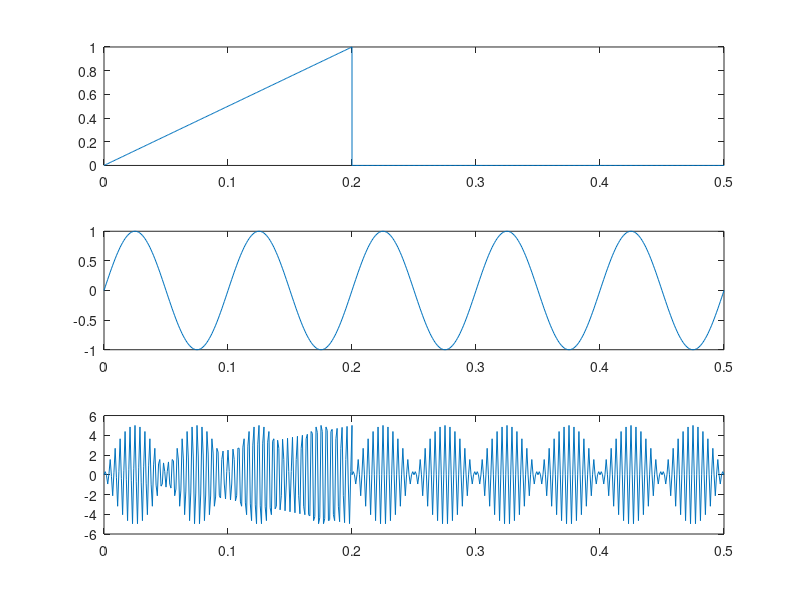
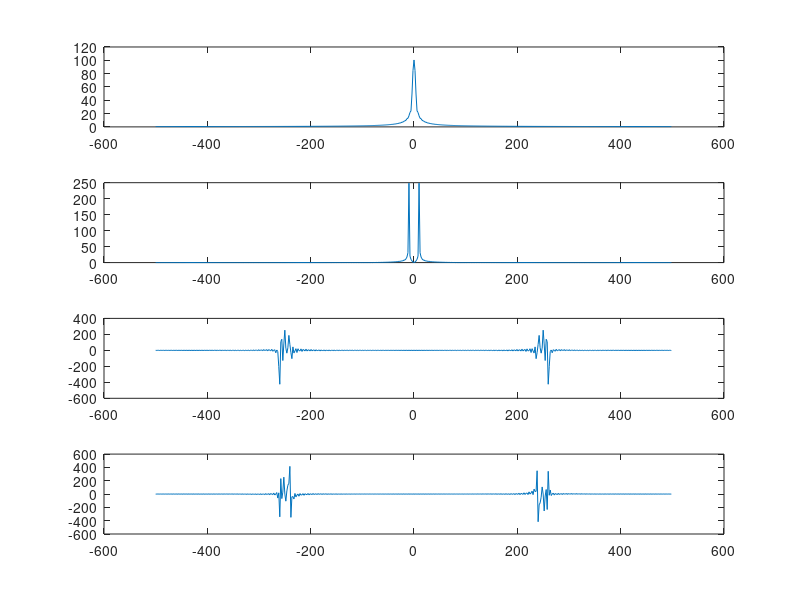
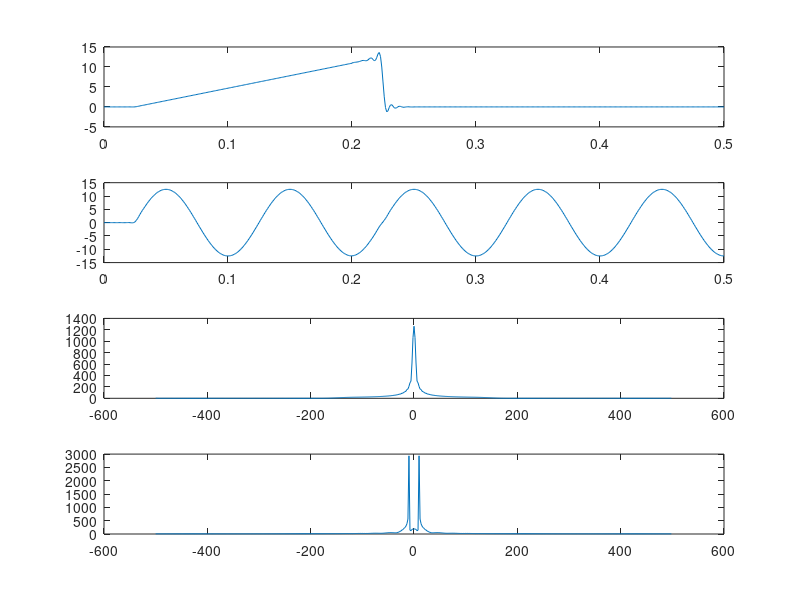

Recreate these plots in MATLAB, in order.
%Given values
Ts = 0.001;
t1 = 0:Ts:0.2;
t2 = 0.2:Ts:0.5;
t = [t1 t2];
Ac = 5;
fc = 250;
lt = length(t);
lt = 2^ceil(log2(lt));
f = ((-lt/2):(lt/2)-1)/(lt*Ts);

%Modulation
m1 = [5*t1 zeros(1,length(t2))];
m2 = sin(20*pi*t);

s = m1.*(Ac*cos(2*pi*fc*t)) + m2.*(Ac*sin(2*pi*fc*t));

M1 = fft(m1,lt);
M1 = fftshift(M1);
M2 = fft(m2,lt);
M2 = fftshift(M2);
S = fft(s,lt);
S = fftshift(S);

%Demodulation
Nlpf = 50;%length of fir filter
B = 150;
h = fir1(Nlpf, 2*B*Ts);

v1 = s.*(Ac*cos(2*pi*fc*t));
v2 = s.*(Ac*sin(2*pi*fc*t));
%V1 = fftshift(fft(v1,lt));
%V2 = fftshift(fft(v2,lt));
md1 = filter(h,1,v1);%m - demodulated - 1
md2 = filter(h,1,v2);%m - demodulated - 2
MD1 = fftshift(fft(md1,lt));
MD2 = fftshift(fft(md2,lt));


%plots
figure;
subplot(311);
plot(t,m1);
subplot(312);
plot(t,m2);
subplot(313);
plot(t,s);

figure;
subplot(411);
plot(f,abs(M1));
subplot(412);
plot(f,abs(M2));
subplot(413);
plot(f,real(S));
subplot(414);
plot(f,imag(S));

figure;
subplot(411);
plot(t,md1);
subplot(412);
plot(t,md2);
subplot(413);
plot(f,abs(MD1));
subplot(414);
plot(f,abs(MD2));